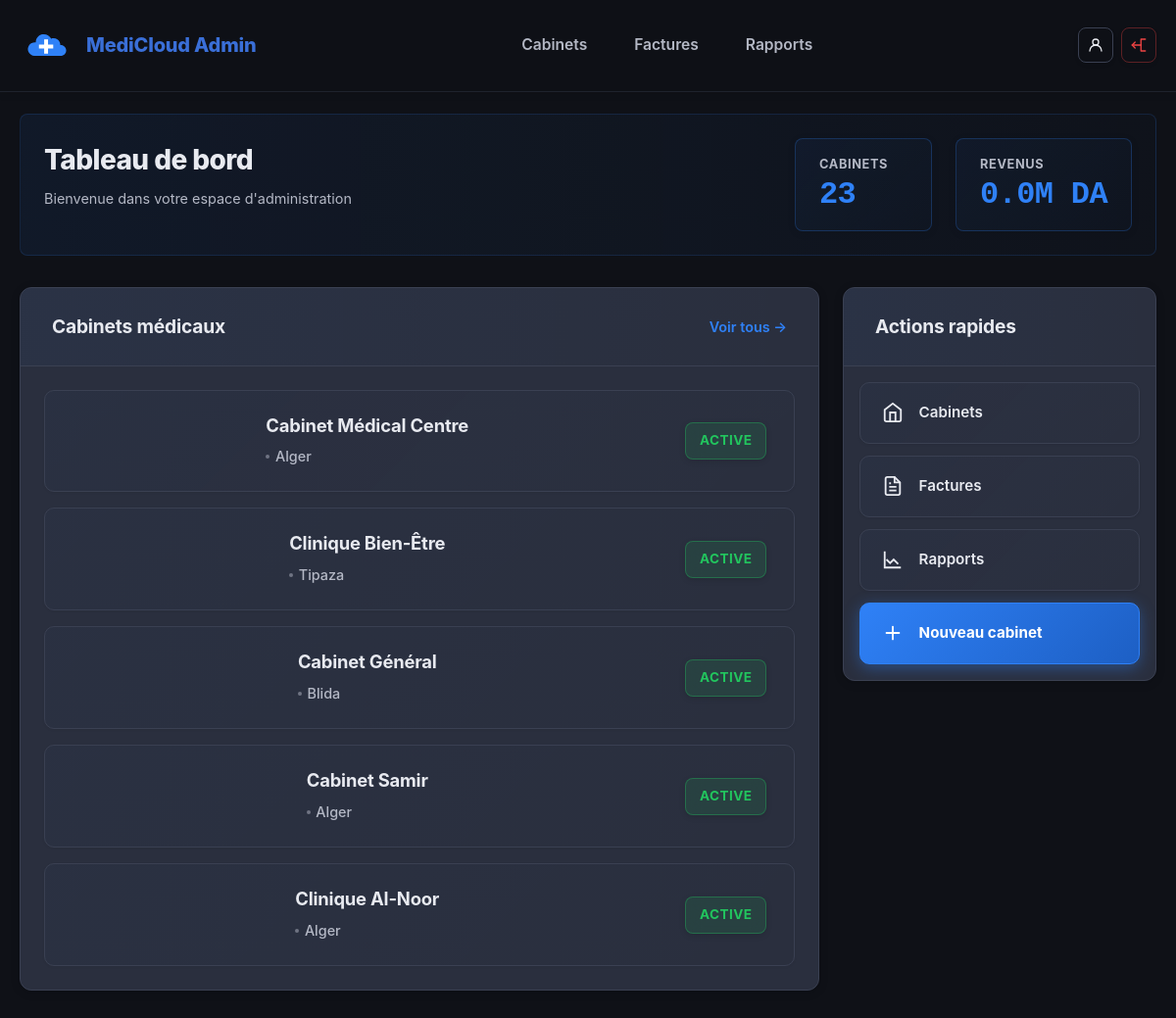
Page /MediCloud/admin/dashboard.php (signed in) on the committed database.
### tables this page shows
CREATE TABLE cabinets (
    id INT AUTO_INCREMENT PRIMARY KEY,
    nom_cabinet VARCHAR(255) NOT NULL,
    prenom VARCHAR(100),
    nom VARCHAR(100),
    email VARCHAR(255) UNIQUE,
    telephone VARCHAR(20),
    wilaya VARCHAR(100),
    commune VARCHAR(100),
    adresse TEXT,
    tarif DECIMAL(10, 2) DEFAULT 0,
    plus_code VARCHAR(50),
    name VARCHAR(255),
    address TEXT,
    phone VARCHAR(20),
    specialty VARCHAR(100),
    description TEXT,
    database_name VARCHAR(100) COMMENT 'Cabinet database name (e.g., hippocare_1)',
    statut ENUM('active', 'pending', 'inactive') DEFAULT 'active',
    created_at TIMESTAMP DEFAULT CURRENT_TIMESTAMP,
    updated_at TIMESTAMP DEFAULT CURRENT_TIMESTAMP ON UPDATE CURRENT_TIMESTAMP,
    INDEX idx_wilaya (wilaya),
    INDEX idx_email (email),
    INDEX idx_status (statut),
    INDEX idx_database (database_name)
);

### MediCloud/admin/DB/dashboard_helper.php (called while the page is built, shortened)
<?php
function get_dashboard_stats($conn) {
    $stats = [];
    $result = $conn->query("SELECT COUNT(*) as count FROM cabinets");
    $stats['total_cabinets'] = (int)($result->fetch_assoc()['count'] ?? 0);
    $result = $conn->query("SELECT COUNT(*) as count FROM cabinets WHERE statut = 'active'");
    $stats['active_cabinets'] = (int)($result->fetch_assoc()['count'] ?? 0);
    $result = $conn->query("SELECT COUNT(*) as count FROM cabinets WHERE statut = 'pending'");
    $stats['pending_cabinets'] = (int)($result->fetch_assoc()['count'] ?? 0);
    $result = $conn->query("SELECT COUNT(*) as count FROM subscriptions WHERE status = 'active'");
    $stats['active_subscriptions'] = (int)($result->fetch_assoc()['count'] ?? 0);
    $result = $conn->query("SELECT COUNT(*) as count FROM invoices WHERE status = 'pending'");
    $stats['pending_invoices'] = (int)($result->fetch_assoc()['count'] ?? 0);
    $result = $conn->query("
        SELECT COALESCE(SUM(amount), 0) as total
        FROM invoices
        WHERE status = 'paid'
          AND date_paiement IS NOT NULL
          AND YEAR(date_paiement) = YEAR(CURDATE())
          AND MONTH(date_paiement) = MONTH(CURDATE())
    ");
    $stats['monthly_revenue'] = (float)($result->fetch_assoc()['total'] ?? 0);
    $result = $conn->query("SELECT COALESCE(SUM(amount), 0) as total FROM invoices WHERE status = 'paid'");
    $stats['total_revenue'] = (float)($result->fetch_assoc()['total'] ?? 0);
    $recent_cabinets = $conn->query("
        SELECT id, nom_cabinet, wilaya, email, created_at, statut
        FROM cabinets
        ORDER BY created_at DESC
        LIMIT 5
    ");
    $stats['recent_cabinets'] = $recent_cabinets->fetch_all(MYSQLI_ASSOC);
    $recent_invoices = $conn->query("
        SELECT
            i.id,
            i.numero_facture,
            i.amount,
            i.status,
            i.created_at,
            c.nom_cabinet
        FROM invoices i
        LEFT JOIN cabinets c ON i.cabinet_id = c.id
        ORDER BY i.created_at DESC
        LIMIT 5
    ");
    $stats['recent_invoices'] = $recent_invoices->fetch_all(MYSQLI_ASSOC);
    return $stats;
}
?>

### MediCloud/admin/dashboard.php (the view, shortened to what this page needs)
<?php
require_once 'DB/secure_page.php';
require_once 'DB/dashboard_helper.php';
$stats = get_dashboard_stats($conn);
$recent_cabinets = $stats['recent_cabinets'] ?? [];
?>
<!DOCTYPE html>
<html lang="fr">
<head>
    <link rel="stylesheet" href="../assets/frontend/common.css" />
    <link rel="stylesheet" href="assets/frontend/admin.css" />
</head>
<body>
    <header class="header">
        <div class="header-inner">
            <a class="brand" href="dashboard.php">
                <img src="../assets/frontend/medicloud.svg" alt="" class="brand-logo" />
                <span class="brand-name">MediCloud Admin</span>
            </a>
            <nav class="nav">
                <a href="cabinet-list.php" class="nav-link">Cabinets</a>
                <a href="invoice-list.php" class="nav-link">Factures</a>
                <a href="reports.php" class="nav-link">Rapports</a>
            </nav>
            <div class="header-actions">
                <a class="icon-btn" href="profile.php" aria-label="Mon profil">
                    <svg class="icon" viewBox="0 0 24 24" fill="none" stroke="currentColor" aria-hidden="true"><path d="M12 12a4 4 0 1 0 0-8a4 4 0 0 0 0 8z" stroke-width="1.75" stroke-linecap="round" stroke-linejoin="round"/><path d="M4 20a8 8 0 0 1 16 0" stroke-width="1.75" stroke-linecap="round" stroke-linejoin="round"/></svg>
                </a>
                <a class="icon-btn danger" href="DB/logout.php" aria-label="Déconnexion">
                </a>
            </div>
        </div>
    </header>
    <main class="page-container">
        <div class="page-header-horizontal">
            <div>
                <h1 class="page-title">Tableau de bord</h1>
                <p class="page-subtitle">Bienvenue dans votre espace d'administration</p>
            </div>
            <div class="stats-overview">
                <div class="stat-box">
                    <span class="stat-label">Cabinets</span>
                    <span class="stat-number mono"><?= $stats['total_cabinets'] ?? 0 ?></span>
                </div>
                <div class="stat-box">
                    <span class="stat-label">Revenus</span>
                    <span class="stat-number mono"><?= number_format(($stats['total_revenue'] ?? 0) / 1000000, 1) ?>M DA</span>
                </div>
            </div>
        </div>
        <div class="dashboard-grid">
            <section class="panel main-content">
                <div class="panel-header">
                    <h2>Cabinets médicaux</h2>
                    <a href="cabinet-list.php" class="btn-text">Voir tous →</a>
                </div>
                <div class="panel-body">
                    <div class="cabinet-list">
                        <?php foreach ($recent_cabinets as $cabinet): ?>
                        <div class="cabinet-item">
                            <div class="cabinet-info">
                                <h3><?= htmlspecialchars($cabinet['nom_cabinet']) ?></h3>
                                <span class="cabinet-location"><?= htmlspecialchars($cabinet['wilaya']) ?></span>
                            </div>
                            <span class="badge badge-<?= htmlspecialchars($cabinet['statut']) ?>"><?= ucfirst(htmlspecialchars($cabinet['statut'])) ?></span>
                        </div>
                        <?php endforeach; ?>
                    </div>
                </div>
            </section>
            <aside class="sidebar-actions">
                <section class="panel">
                    <div class="panel-header">
                        <h2>Actions rapides</h2>
                    </div>
                    <div class="panel-body">
                        <nav class="quick-nav">
                            <a href="cabinet-list.php" class="quick-nav-item">
                                <svg class="quick-icon" viewBox="0 0 24 24" fill="none" stroke="currentColor"><path d="M3 9l9-7 9 7v11a2 2 0 01-2 2H5a2 2 0 01-2-2z" stroke-width="2"/><path d="M9 22V12h6v10" stroke-width="2"/></svg>
                                <span>Cabinets</span>
                            </a>
                            <a href="invoice-list.php" class="quick-nav-item">
                                <svg class="quick-icon" viewBox="0 0 24 24" fill="none" stroke="currentColor"><path d="M14 2H6a2 2 0 00-2 2v16a2 2 0 002 2h12a2 2 0 002-2V8z" stroke-width="2"/><path d="M14 2v6h6M16 13H8M16 17H8M10 9H8" stroke-width="2"/></svg>
                                <span>Factures</span>
                            </a>
                            <a href="reports.php" class="quick-nav-item">
                                <svg class="quick-icon" viewBox="0 0 24 24" fill="none" stroke="currentColor"><path d="M3 3v18h18" stroke-width="2"/><path d="M18 17l-5-5-4 4-4-4" stroke-width="2"/></svg>
                                <span>Rapports</span>
                            </a>
                            <a href="cabinet-add.php" class="quick-nav-item primary">
                                <svg class="quick-icon" viewBox="0 0 24 24" fill="none" stroke="currentColor"><path d="M12 5v14M5 12h14" stroke-width="2" stroke-linecap="round"/></svg>
                                <span>Nouveau cabinet</span>
                            </a>
                        </nav>
                    </div>
                </section>
            </aside>
        </div>
    </main>
</body>
</html>

### MediCloud/assets/frontend/common.css (style rules this page uses)
:root { --primary: #2F81F7; --primary-600: #3B8CFF; --primary-100: rgba(47, 129, 247, 0.15); --accent: #3B8CFF; --accent-600: #2C74D6; --heading: #3A6FD8; --bg-dark: #1a1d29; --surface: #2a2f3e; --surface-light: #363c4f; --alt: #232836; --text: #e8eaf0; --text-secondary: #b4b8c5; --muted: #838a9d; --border: #3a4052; --shadow-sm: 0 1px 3px rgba(0, 0, 0, 0.3); --shadow: 0 4px 12px rgba(0, 0, 0, 0.4); --shadow-lg: 0 10px 30px rgba(0, 0, 0, 0.5); --success: #22c55e; --warning: #f59e0b; --danger: #ef4444; --transition: 0.3s ease; --radius-sm: 0.5rem; --radius-md: 0.75rem; --radius-lg: 1rem; --radius-xl: 1.25rem; --radius-full: 2rem; }
* { box-sizing: border-box; margin: 0; padding: 0; }
html { scroll-behavior: smooth; }
html, body { height: 100%; }
body { font-family: "Inter", ui-sans-serif, system-ui, -apple-system, "Segoe UI", Roboto, Arial, sans-serif; font-size: 15px; line-height: 1.6; color: var(--text); background: #0f1117; position: relative; overflow-x: hidden; }

### rows in the picture
cabinets: nom_cabinet "Cabinet Médical Centre", wilaya "Alger", statut "ACTIVE"
cabinets: nom_cabinet "Clinique Bien-Être", wilaya "Tipaza", statut "ACTIVE"
cabinets: nom_cabinet "Cabinet Général", wilaya "Blida", statut "ACTIVE"
cabinets: nom_cabinet "Cabinet Samir", wilaya "Alger", statut "ACTIVE"
cabinets: nom_cabinet "Clinique Al-Noor", wilaya "Alger", statut "ACTIVE"

### other values in the picture
$stats['total_cabinets'] "23"
